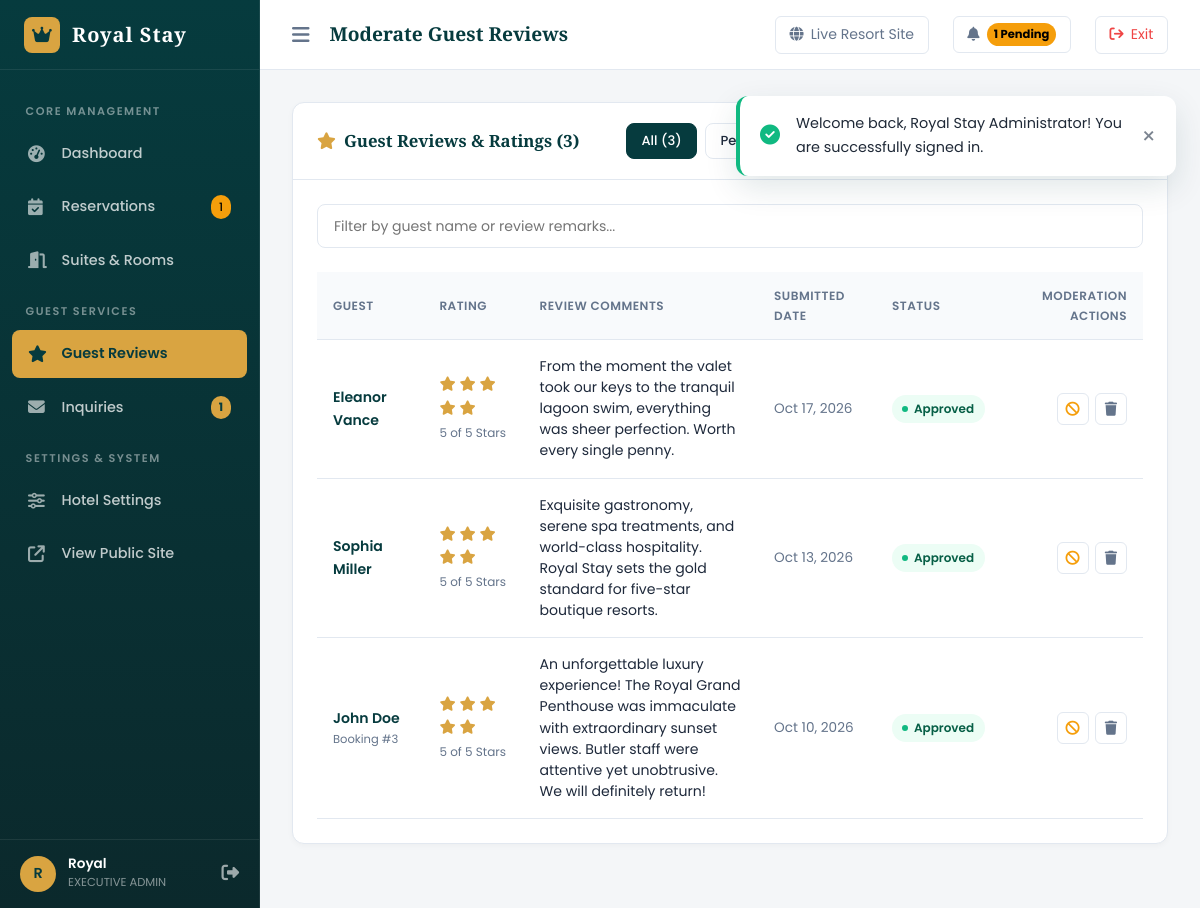
Screenshot of /admin/reviews.php (signed in) with the database file from the repository.
### tables this page shows
CREATE TABLE `users` (
  `id` INT AUTO_INCREMENT PRIMARY KEY,
  `name` VARCHAR(100) NOT NULL,
  `email` VARCHAR(150) NOT NULL UNIQUE,
  `phone` VARCHAR(30) NULL,
  `password` VARCHAR(255) NOT NULL,
  `role` ENUM('customer', 'admin') NOT NULL DEFAULT 'customer',
  `status` ENUM('active', 'inactive') NOT NULL DEFAULT 'active',
  `created_at` DATETIME NOT NULL DEFAULT CURRENT_TIMESTAMP,
  `updated_at` DATETIME NOT NULL DEFAULT CURRENT_TIMESTAMP ON UPDATE CURRENT_TIMESTAMP,
  INDEX `idx_users_email` (`email`),
  INDEX `idx_users_role` (`role`)
);

CREATE TABLE `reviews` (
  `id` INT AUTO_INCREMENT PRIMARY KEY,
  `user_id` INT NULL,
  `booking_id` INT NULL,
  `guest_name` VARCHAR(100) NOT NULL,
  `rating` INT NOT NULL CHECK (`rating` BETWEEN 1 AND 5),
  `review_text` TEXT NOT NULL,
  `status` ENUM('pending', 'approved', 'rejected') NOT NULL DEFAULT 'pending',
  `created_at` DATETIME NOT NULL DEFAULT CURRENT_TIMESTAMP,
  `updated_at` DATETIME NOT NULL DEFAULT CURRENT_TIMESTAMP ON UPDATE CURRENT_TIMESTAMP,
  CONSTRAINT `fk_reviews_user` FOREIGN KEY (`user_id`) REFERENCES `users` (`id`) ON DELETE SET NULL,
  CONSTRAINT `fk_reviews_booking` FOREIGN KEY (`booking_id`) REFERENCES `bookings` (`id`) ON DELETE SET NULL,
  INDEX `idx_reviews_status` (`status`)
);

### includes/auth-check.php (called while the page is built, shortened)
<?php
require_once __DIR__ . '/functions.php';
function is_logged_in(): bool {
    return !empty($_SESSION['user_id']);
}
function get_logged_in_user(): ?array {
    static $currentUser = null;
    if ($currentUser === null) {
        $pdo = get_db();
        $stmt = $pdo->prepare("SELECT id, name, email, phone, role, status FROM users WHERE id = ? AND status = 'active' LIMIT 1");
        $stmt->execute([$_SESSION['user_id']]);
        $currentUser = $stmt->fetch() ?: null;
    }
    return $currentUser;
}

### admin/includes/admin-auth.php (called while the page is built, shortened)
<?php
require_once __DIR__ . '/../../includes/functions.php';
require_once __DIR__ . '/../../includes/auth-check.php';
function require_admin(): void {
    $user = get_logged_in_user();
}
$currentScript = basename($_SERVER['PHP_SELF'] ?? '');
if ($currentScript !== 'login.php') {
    require_admin();
}

### admin/reviews.php (the view, shortened to what this page needs)
<?php
$adminPageTitle = 'Moderate Guest Reviews';
$activeAdminNav = 'reviews';
require_once __DIR__ . '/includes/admin-header.php';
$pdo = get_db();
$statusFilter = sanitize($_GET['status'] ?? '');
$sql = "SELECT * FROM reviews WHERE 1=1";
$params = [];
$sql .= " ORDER BY id DESC";
$stmt = $pdo->prepare($sql);
$stmt->execute($params);
$reviews = $stmt->fetchAll();
$pendingCnt = (int)$pdo->query("SELECT COUNT(*) FROM reviews WHERE status = 'pending'")->fetchColumn();
$approvedCnt = (int)$pdo->query("SELECT COUNT(*) FROM reviews WHERE status = 'approved'")->fetchColumn();
$rejectedCnt = (int)$pdo->query("SELECT COUNT(*) FROM reviews WHERE status = 'rejected'")->fetchColumn();
$totalCnt = $pendingCnt + $approvedCnt + $rejectedCnt;
?>
<div class="admin-card">
    <div class="admin-card-header">
        <h3 class="admin-card-title">
            <i class="fa-solid fa-star" style="color: var(--admin-accent);"></i> Guest Reviews & Ratings (<?= count($reviews) ?>)
        </h3>
        <div style="display: flex; gap: 0.5rem; flex-wrap: wrap;">
            <a href="<?= base_url('admin/reviews.php') ?>" class="btn <?= empty($statusFilter) ? 'btn-primary' : 'btn-outline' ?> btn-sm">
                All (<?= $totalCnt ?>)
            </a>
            <a href="<?= base_url('admin/reviews.php?status=pending') ?>" class="btn <?= $statusFilter === 'pending' ? 'btn-primary' : 'btn-outline' ?> btn-sm">
                Pending Moderation (<?= $pendingCnt ?>)
            </a>
            <a href="<?= base_url('admin/reviews.php?status=approved') ?>" class="btn <?= $statusFilter === 'approved' ? 'btn-primary' : 'btn-outline' ?> btn-sm">
            </a>
            <a href="<?= base_url('admin/reviews.php?status=rejected') ?>" class="btn <?= $statusFilter === 'rejected' ? 'btn-primary' : 'btn-outline' ?> btn-sm">
            </a>
        </div>
    </div>
    <div class="admin-card-body">
        <div class="admin-filter-bar">
            <input type="text" class="search-bar-input data-table-search" data-target="reviewsTable" placeholder="Filter by guest name or review remarks...">
        </div>
        <div class="table-responsive">
            <table class="admin-table" id="reviewsTable">
                <thead>
                    <tr>
                        <th>Guest</th>
                        <th>Rating</th>
                        <th>Review Comments</th>
                        <th>Submitted Date</th>
                        <th>Status</th>
                        <th style="text-align: right;">Moderation Actions</th>
                    </tr>
                </thead>
                <tbody>
                    <?php if (empty($reviews)): ?>
                        <tr>
                            <td colspan="6" style="text-align: center; padding: 3rem; color: var(--admin-text-muted);">
                                No reviews match the current status filter.
                            </td>
                        </tr>
                    <?php else: ?>
                        <?php foreach ($reviews as $rev): ?>
                            <tr>
                                <td>
                                    <div style="font-weight: 600; color: var(--admin-sidebar);"><?= e($rev['guest_name']) ?></div>
                                    <?php if (!empty($rev['booking_id'])): ?>
                                        <div style="font-size: 0.72rem; color: var(--admin-text-muted);">Booking #<?= $rev['booking_id'] ?></div>
                                    <?php endif; ?>
                                </td>
                                <td>
                                    <div style="color: var(--admin-accent); font-size: 0.9rem;">
                                        <?php for ($i = 1; $i <= 5; $i++): ?>
                                            <i class="<?= $i <= $rev['rating'] ? 'fa-solid' : 'fa-regular' ?> fa-star"></i>
                                        <?php endfor; ?>
                                    </div>
                                    <span style="font-size: 0.75rem; color: var(--admin-text-muted);"><?= $rev['rating'] ?> of 5 Stars</span>
                                </td>
                                <td style="max-width: 380px;">
                                    <p style="margin: 0; font-size: 0.88rem; line-height: 1.5; color: var(--admin-text);">
                                        <?= nl2br(e($rev['review_text'])) ?>
                                    </p>
                                </td>
                                <td>
                                    <div style="font-size: 0.85rem; color: var(--admin-text-muted);"><?= date('M d, Y', strtotime($rev['created_at'])) ?></div>
                                </td>
                                <td>
                                    <span class="status-badge status-<?= e($rev['status']) ?>">
                                        <?= ucfirst(e($rev['status'])) ?>
                                    </span>
                                </td>
                                <td style="text-align: right;">
                                    <div class="action-btns" style="justify-content: flex-end;">
                                        <?php if ($rev['status'] !== 'rejected'): ?>
                                            <form action="<?= base_url('admin/actions/review-actions.php') ?>" method="POST" style="display: inline;">
                                                <button type="submit" class="btn-icon" title="Reject Review">
                                                    <i class="fa-solid fa-ban" style="color: var(--warning);"></i>
                                                </button>
                                            </form>
                                        <?php endif; ?>
                                        <form action="<?= base_url('admin/actions/review-actions.php') ?>" method="POST" style="display: inline;" data-confirm="Permanently delete this guest review?">
                                            <button type="submit" class="btn-icon btn-icon-error" title="Delete Review">
                                                <i class="fa-solid fa-trash"></i>
                                            </button>
                                        </form>
                                    </div>
                                </td>
                            </tr>
                        <?php endforeach; ?>
                    <?php endif; ?>
                </tbody>
            </table>
        </div>
    </div>
</div>
<?php require_once __DIR__ . '/includes/admin-footer.php'; ?>

### admin/includes/admin-header.php (shortened to what this page needs)
<?php
require_once __DIR__ . '/admin-auth.php';
$adminUser = get_logged_in_user();
$activeAdminNav = $activeAdminNav ?? 'dashboard';
$adminPageTitle = $adminPageTitle ?? 'Admin Dashboard';
$pdo = get_db();
try {
    $unreadCount = (int)$pdo->query("SELECT COUNT(*) FROM contact_messages WHERE status = 'unread'")->fetchColumn();
    $pendingBookingsCount = (int)$pdo->query("SELECT COUNT(*) FROM bookings WHERE booking_status = 'pending'")->fetchColumn();
} catch (Exception $e) {
    $unreadCount = 0;
    $pendingBookingsCount = 0;
}
?>
<!DOCTYPE html>
<html lang="en">
<head>
    <link rel="stylesheet" href="https://cdnjs.cloudflare.com/ajax/libs/font-awesome/6.5.1/css/all.min.css">
    <link rel="stylesheet" href="<?= base_url('assets/css/style.css') ?>">
    <link rel="stylesheet" href="<?= base_url('assets/css/admin.css') ?>">
    <link rel="stylesheet" href="<?= base_url('assets/css/responsive.css') ?>">
</head>
<body class="admin-body">
    <aside class="admin-sidebar">
        <div class="sidebar-header">
            <div class="sidebar-brand-icon">
                <i class="fa-solid fa-crown"></i>
            </div>
            <div class="sidebar-brand-text">Royal Stay</div>
        </div>
        <nav class="sidebar-nav">
            <div class="nav-section-title">Core Management</div>
            <a href="<?= base_url('admin/index.php') ?>" class="admin-nav-item <?= $activeAdminNav === 'dashboard' ? 'active' : '' ?>">
                <i class="fa-solid fa-gauge-high"></i>
                <span>Dashboard</span>
            </a>
            <a href="<?= base_url('admin/bookings.php') ?>" class="admin-nav-item <?= $activeAdminNav === 'bookings' ? 'active' : '' ?>">
                <i class="fa-solid fa-calendar-check"></i>
                <span>Reservations</span>
                <?php if ($pendingBookingsCount > 0): ?>
                    <span class="nav-badge" style="background: var(--warning); color: #000;"><?= $pendingBookingsCount ?></span>
                <?php endif; ?>
            </a>
            <a href="<?= base_url('admin/rooms.php') ?>" class="admin-nav-item <?= $activeAdminNav === 'rooms' ? 'active' : '' ?>">
                <i class="fa-solid fa-door-open"></i>
                <span>Suites & Rooms</span>
            </a>
            <div class="nav-section-title">Guest Services</div>
            <a href="<?= base_url('admin/reviews.php') ?>" class="admin-nav-item <?= $activeAdminNav === 'reviews' ? 'active' : '' ?>">
                <i class="fa-solid fa-star"></i>
                <span>Guest Reviews</span>
            </a>
            <a href="<?= base_url('admin/messages.php') ?>" class="admin-nav-item <?= $activeAdminNav === 'messages' ? 'active' : '' ?>">
                <i class="fa-solid fa-envelope"></i>
                <span>Inquiries</span>
                <?php if ($unreadCount > 0): ?>
                    <span class="nav-badge" style="background: var(--accent); color: var(--admin-sidebar); font-weight: 700;"><?= $unreadCount ?></span>
                <?php endif; ?>
            </a>
            <div class="nav-section-title">Settings & System</div>
            <a href="<?= base_url('admin/settings.php') ?>" class="admin-nav-item <?= $activeAdminNav === 'settings' ? 'active' : '' ?>">
                <i class="fa-solid fa-sliders"></i>
                <span>Hotel Settings</span>
            </a>
            <a href="<?= base_url() ?>" target="_blank" class="admin-nav-item">
                <i class="fa-solid fa-arrow-up-right-from-square"></i>
                <span>View Public Site</span>
            </a>
        </nav>
        <div class="sidebar-footer">
            <div class="sidebar-user">
                <div class="sidebar-avatar">
                    <?= strtoupper(substr($adminUser['name'] ?? 'A', 0, 1)) ?>
                </div>
                <div class="sidebar-user-info">
                    <div class="name"><?= e(explode(' ', $adminUser['name'] ?? 'Admin')[0]) ?></div>
                    <div class="role">Executive Admin</div>
                </div>
            </div>
            <a href="<?= base_url('admin/logout.php') ?>" title="Sign Out" style="color: rgba(255,255,255,0.6); font-size: 1.1rem; transition: var(--transition);">
                <i class="fa-solid fa-right-from-bracket"></i>
            </a>
        </div>
    </aside>
    <main class="admin-main">
        <header class="admin-topbar">
            <div class="topbar-left">
                <button type="button" class="sidebar-toggle-btn" id="adminSidebarToggle" aria-label="Toggle Navigation">
                    <i class="fa-solid fa-bars"></i>
                </button>
                <h1 class="topbar-page-title"><?= e($adminPageTitle) ?></h1>
            </div>
            <div class="topbar-right">
                <a href="<?= base_url() ?>" target="_blank" class="topbar-action-btn">
                    <i class="fa-solid fa-globe"></i> Live Resort Site
                </a>
                <a href="<?= base_url('admin/bookings.php') ?>" class="topbar-action-btn">
                    <i class="fa-solid fa-bell"></i>
                    <?php if ($pendingBookingsCount > 0): ?>
                        <span style="background: var(--warning); color: #000; border-radius: 9999px; padding: 2px 7px; font-size: 0.72rem; font-weight: 700;"><?= $pendingBookingsCount ?> Pending</span>
                    <?php else: ?>
                        <span>Reservations</span>
                    <?php endif; ?>
                </a>
                <a href="<?= base_url('admin/logout.php') ?>" class="topbar-action-btn" style="color: var(--error);">
                    <i class="fa-solid fa-arrow-right-from-bracket"></i> Exit
                </a>
            </div>
        </header>
        <?= render_flash() ?>
        <div class="admin-content">

### rows the page displays
users: name "R", name "Royal"
reviews: guest_name "Eleanor Vance", rating "5", review_text "From the moment the valet took our keys to the tranquil lagoon swim, everything was sheer perfection. Worth every single penny.", created_at "Oct 17, 2026", status "Approved"
reviews: guest_name "Sophia Miller", rating "5", review_text "Exquisite gastronomy, serene spa treatments, and world-class hospitality. Royal Stay sets the gold standard for five-star boutique resorts.", created_at "Oct 13, 2026", status "Approved"
reviews: guest_name "John Doe", booking "3", rating "5", review_text "An unforgettable luxury experience! The Royal Grand Penthouse was immaculate with extraordinary sunset views. Butler staff were attentive yet unobtrusive. We will definitely return!", created_at "Oct 10, 2026", status "Approved"

### other values shown
$pendingBookingsCount "1"
$unreadCount "1"
$adminPageTitle "Moderate Guest Reviews"
$msg "Welcome back, Royal Stay Administrator! You are successfully signed in."
count($reviews) "3"
$totalCnt "3"
